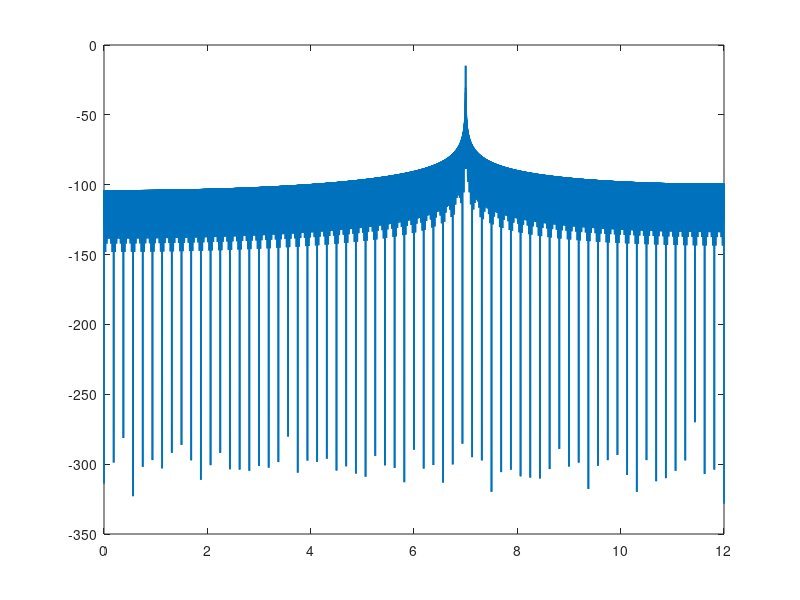

Recreate this plot in MATLAB. (Note: this script raises an error after producing the figure.)
% Lecture 02 In-Class: Hearing and Seeing Aliasing
% Downsamples a 7 kHz tone without anti-alias filtering and saves four spectra.
clear; close all; clc;

fs_original = 48000;
signal_frequency = 7000;
duration = 2;
amplitude = 0.20;
t = 0:1/fs_original:duration-1/fs_original;
x = amplitude * sin(2*pi*signal_frequency*t);
sampling_rates = [24000 16000 12000 8000];

% Listen at a low computer/headphone volume. Uncomment playback lines if needed.
disp('Original signal: 7 kHz');
% soundsc(x, fs_original); pause(duration + 1);

for k = 1:numel(sampling_rates)
    fs_low = sampling_rates(k);
    M = fs_original / fs_low;
    if mod(M,1) ~= 0
        error('Choose an fs_low value that divides 48000 exactly.');
    end
    x_alias = x(1:M:end);       % Deliberately no anti-aliasing filter
    nyquist_frequency = fs_low/2;

    % One-sided periodogram in kHz, so plotted axes and titles are consistent.
    [Pxx,f] = periodogram(x_alias,[],[],fs_low);
    figure('Color','white');
    plot(f/1000,10*log10(max(Pxx,realmin)),'LineWidth',1.3);
    hold on;
    observed_peak = abs(mod(signal_frequency + fs_low/2, fs_low) - fs_low/2);
    xline(observed_peak/1000,'--r',sprintf('Peak: %.0f kHz',observed_peak/1000), ...
        'LineWidth',1.5,'LabelVerticalAlignment','bottom');
    xlim([0 fs_low/2000]);
    xlabel('Frequency (kHz)'); ylabel('Power/Frequency (dB/Hz)');
    title(sprintf('7 kHz Tone After Downsampling: f_s = %d kHz',fs_low/1000));
    grid on;
    exportgraphics(gcf,sprintf('spectrum_%dkHz.png',fs_low/1000),'Resolution',150);

    fprintf('Sampling frequency: %g kHz | Nyquist: %g kHz | Peak: %g kHz | Aliasing: %s\n', ...
        fs_low/1000,nyquist_frequency/1000,observed_peak/1000, ...
        string(signal_frequency > nyquist_frequency));
    disp(sprintf('Downsampled tone at %g kHz',observed_peak/1000));
    % Uncomment to listen after confirming your volume is low:
    % soundsc(x_alias, fs_low); pause(duration + 1);
end
